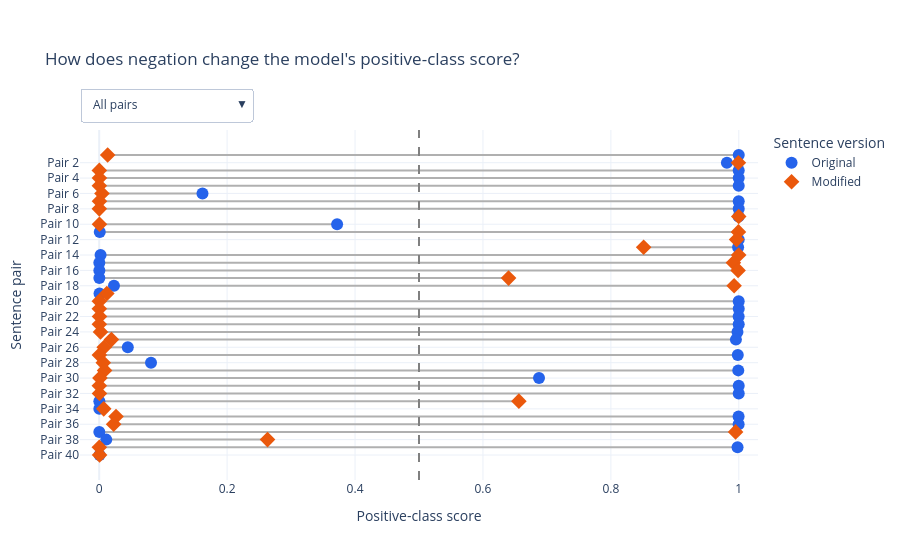

Notebook source saved alongside this figure:
### Markdown cell above
## Exploring Individual Pairs

The paired-dot plot compares original and modified positive-class
scores on a shared scale from 0 to 1.

- Blue circles represent original excerpts.
- Orange diamonds represent edited versions.
- Connecting lines show the size of the score change.
- The dashed line at 0.5 marks the binary decision boundary.

Hover over a point to read its text and score. Use the dropdown to
select a movie or inspect pairs with changed or unchanged labels.
Each dropdown selection replaces the previous selection.

### Code cell
import plotly.graph_objects as go
import textwrap

plot_df = negation_results_df.copy()

fig = go.Figure()

for _, row in plot_df.iterrows():
    fig.add_trace(go.Scatter(
        x=[row["Original Score"], row["Modified Score"]],
        y=[row["Pair ID"], row["Pair ID"]],
        mode="lines",
        line=dict(color="#B0B0B0", width=2),
        showlegend=False,
        hoverinfo="skip"
    ))

for score_column, text_column, name, color, symbol in [
    ("Original Score", "Original", "Original", "#2563EB", "circle"),
    ("Modified Score", "Modified", "Modified", "#EA580C", "diamond")
]:
    hover_data = [
        [
            "<br>".join(textwrap.wrap(text, width=65)),
            movie
        ]
        for text, movie in zip(
            plot_df[text_column], plot_df["Movie"]
        )
    ]

    fig.add_trace(go.Scatter(
        x=plot_df[score_column],
        y=plot_df["Pair ID"],
        mode="markers",
        name=name,
        marker=dict(size=12, color=color, symbol=symbol),
        customdata=hover_data,
        hovertemplate=(
            "<b>%{y}</b> · %{customdata[1]}<br>"
            "%{customdata[0]}<br>"
            "Positive-class score: %{x:.4f}"
            "<extra>" + name + "</extra>"
        )
    ))

fig.add_vline(
    x=0.5,
    line_dash="dash",
    line_color="gray"
)

fig.update_layout(
    title="How does negation change the model's positive-class score?",
    xaxis_title="Positive-class score",
    yaxis_title="Sentence pair",
    template="plotly_white",
    height=max(450, 45 * len(plot_df) + 150),
    hoverlabel=dict(align="left"),
    legend_title_text="Sentence version"
)

fig.update_xaxes(range=[-0.03, 1.03])
fig.update_yaxes(
    categoryorder="array",
    categoryarray=plot_df["Pair ID"].tolist(),
    autorange="reversed"
)

pair_ids = plot_df["Pair ID"].tolist()
changed = plot_df["Orig Label"] != plot_df["Mod Label"]

filter_options = [
    ("All pairs", [True] * len(plot_df)),
    ("Label changed", changed.tolist()),
    ("Label unchanged", (~changed).tolist())
]

for movie in plot_df["Movie"].unique():
    filter_options.append((
        movie,
        (plot_df["Movie"] == movie).tolist()
    ))

buttons = []

for name, mask in filter_options:
    selected_ids = [
        pair_id
        for pair_id, keep in zip(pair_ids, mask)
        if keep
    ]

    buttons.append(dict(
        label=name,
        method="relayout",
        args=[{
            "yaxis.autorange": False,
            "yaxis.range": [-0.5, len(selected_ids) - 0.5],
            "yaxis.categoryorder": "array",
            "yaxis.categoryarray": (
                selected_ids[::-1]
                + [
                    pair_id for pair_id in pair_ids
                    if pair_id not in selected_ids
                ]
            ),
            "height": max(450, 45 * len(selected_ids) + 150)
        }]
    ))

fig.update_layout(
    updatemenus=[dict(
        buttons=buttons,
        direction="down",
        x=0,
        y=1.12,
        xanchor="left",
        yanchor="top"
    )],
    margin=dict(t=130)
)
fig.show()

### Figure 1 — Plotly figure (JSON) as saved in the notebook; plotly's stock layout.template omitted (floating-point values rounded to 4 significant figures)
{"data": [{"hoverinfo": "skip", "line": {"color": "#B0B0B0", "width": 2}, "mode": "lines", "showlegend": false, "type": "scatter", "x": [0.9999, 0.01324], "y": ["Pair 1", "Pair 1"]}, {"hoverinfo": "skip", "line": {"color": "#B0B0B0", "width": 2}, "mode": "lines", "showlegend": false, "type": "scatter", "x": [0.9814, 0.9993], "y": ["Pair 2", "Pair 2"]}, {"hoverinfo": "skip", "line": {"color": "#B0B0B0", "width": 2}, "mode": "lines", "showlegend": false, "type": "scatter", "x": [0.9998, 0.00022], "y": ["Pair 3", "Pair 3"]}, {"hoverinfo": "skip", "line": {"color": "#B0B0B0", "width": 2}, "mode": "lines", "showlegend": false, "type": "scatter", "x": [0.9999, 0.0003845], "y": ["Pair 4", "Pair 4"]}, {"hoverinfo": "skip", "line": {"color": "#B0B0B0", "width": 2}, "mode": "lines", "showlegend": false, "type": "scatter", "x": [0.9999, 0.0002555], "y": ["Pair 5", "Pair 5"]}, {"hoverinfo": "skip", "line": {"color": "#B0B0B0", "width": 2}, "mode": "lines", "showlegend": false, "type": "scatter", "x": [0.1615, 0.004313], "y": ["Pair 6", "Pair 6"]}, {"hoverinfo": "skip", "line": {"color": "#B0B0B0", "width": 2}, "mode": "lines", "showlegend": false, "type": "scatter", "x": [0.9998, 0.0004231], "y": ["Pair 7", "Pair 7"]}, {"hoverinfo": "skip", "line": {"color": "#B0B0B0", "width": 2}, "mode": "lines", "showlegend": false, "type": "scatter", "x": [0.9999, 0.0002588], "y": ["Pair 8", "Pair 8"]}, {"hoverinfo": "skip", "line": {"color": "#B0B0B0", "width": 2}, "mode": "lines", "showlegend": false, "type": "scatter", "x": [0.9996, 0.9999], "y": ["Pair 9", "Pair 9"]}, {"hoverinfo": "skip", "line": {"color": "#B0B0B0", "width": 2}, "mode": "lines", "showlegend": false, "type": "scatter", "x": [0.372, 0.0004382], "y": ["Pair 10", "Pair 10"]}, {"hoverinfo": "skip", "line": {"color": "#B0B0B0", "width": 2}, "mode": "lines", "showlegend": false, "type": "scatter", "x": [0.0009096, 0.9994], "y": ["Pair 11", "Pair 11"]}, {"hoverinfo": "skip", "line": {"color": "#B0B0B0", "width": 2}, "mode": "lines", "showlegend": false, "type": "scatter", "x": [0.9999, 0.9966], "y": ["Pair 12", "Pair 12"]}, {"hoverinfo": "skip", "line": {"color": "#B0B0B0", "width": 2}, "mode": "lines", "showlegend": false, "type": "scatter", "x": [0.9989, 0.8512], "y": ["Pair 13", "Pair 13"]}, {"hoverinfo": "skip", "line": {"color": "#B0B0B0", "width": 2}, "mode": "lines", "showlegend": false, "type": "scatter", "x": [0.00214, 0.9998], "y": ["Pair 14", "Pair 14"]}, {"hoverinfo": "skip", "line": {"color": "#B0B0B0", "width": 2}, "mode": "lines", "showlegend": false, "type": "scatter", "x": [0.0002213, 0.9915], "y": ["Pair 15", "Pair 15"]}, {"hoverinfo": "skip", "line": {"color": "#B0B0B0", "width": 2}, "mode": "lines", "showlegend": false, "type": "scatter", "x": [0.0002776, 0.9989], "y": ["Pair 16", "Pair 16"]}, {"hoverinfo": "skip", "line": {"color": "#B0B0B0", "width": 2}, "mode": "lines", "showlegend": false, "type": "scatter", "x": [0.0002444, 0.64], "y": ["Pair 17", "Pair 17"]}, {"hoverinfo": "skip", "line": {"color": "#B0B0B0", "width": 2}, "mode": "lines", "showlegend": false, "type": "scatter", "x": [0.0231, 0.9926], "y": ["Pair 18", "Pair 18"]}, {"hoverinfo": "skip", "line": {"color": "#B0B0B0", "width": 2}, "mode": "lines", "showlegend": false, "type": "scatter", "x": [0.0005477, 0.01197], "y": ["Pair 19", "Pair 19"]}, {"hoverinfo": "skip", "line": {"color": "#B0B0B0", "width": 2}, "mode": "lines", "showlegend": false, "type": "scatter", "x": [0.9998, 0.0002241], "y": ["Pair 20", "Pair 20"]}, {"hoverinfo": "skip", "line": {"color": "#B0B0B0", "width": 2}, "mode": "lines", "showlegend": false, "type": "scatter", "x": [0.9999, 0.0002269], "y": ["Pair 21", "Pair 21"]}, {"hoverinfo": "skip", "line": {"color": "#B0B0B0", "width": 2}, "mode": "lines", "showlegend": false, "type": "scatter", "x": [0.9998, 0.0005076], "y": ["Pair 22", "Pair 22"]}, {"hoverinfo": "skip", "line": {"color": "#B0B0B0", "width": 2}, "mode": "lines", "showlegend": false, "type": "scatter", "x": [0.9998, 0.0002723], "y": ["Pair 23", "Pair 23"]}, {"hoverinfo": "skip", "line": {"color": "#B0B0B0", "width": 2}, "mode": "lines", "showlegend": false, "type": "scatter", "x": [0.9979, 0.002063], "y": ["Pair 24", "Pair 24"]}, {"hoverinfo": "skip", "line": {"color": "#B0B0B0", "width": 2}, "mode": "lines", "showlegend": false, "type": "scatter", "x": [0.9955, 0.01912], "y": ["Pair 25", "Pair 25"]}, {"hoverinfo": "skip", "line": {"color": "#B0B0B0", "width": 2}, "mode": "lines", "showlegend": false, "type": "scatter", "x": [0.04472, 0.007805], "y": ["Pair 26", "Pair 26"]}, {"hoverinfo": "skip", "line": {"color": "#B0B0B0", "width": 2}, "mode": "lines", "showlegend": false, "type": "scatter", "x": [0.9984, 0.0002552], "y": ["Pair 27", "Pair 27"]}, {"hoverinfo": "skip", "line": {"color": "#B0B0B0", "width": 2}, "mode": "lines", "showlegend": false, "type": "scatter", "x": [0.08102, 0.006378], "y": ["Pair 28", "Pair 28"]}, {"hoverinfo": "skip", "line": {"color": "#B0B0B0", "width": 2}, "mode": "lines", "showlegend": false, "type": "scatter", "x": [0.9991, 0.008401], "y": ["Pair 29", "Pair 29"]}, {"hoverinfo": "skip", "line": {"color": "#B0B0B0", "width": 2}, "mode": "lines", "showlegend": false, "type": "scatter", "x": [0.6877, 0.001134], "y": ["Pair 30", "Pair 30"]}, {"hoverinfo": "skip", "line": {"color": "#B0B0B0", "width": 2}, "mode": "lines", "showlegend": false, "type": "scatter", "x": [0.9999, 0.0002212], "y": ["Pair 31", "Pair 31"]}, {"hoverinfo": "skip", "line": {"color": "#B0B0B0", "width": 2}, "mode": "lines", "showlegend": false, "type": "scatter", "x": [0.9999, 0.0004584], "y": ["Pair 32", "Pair 32"]}, {"hoverinfo": "skip", "line": {"color": "#B0B0B0", "width": 2}, "mode": "lines", "showlegend": false, "type": "scatter", "x": [0.0002702, 0.6562], "y": ["Pair 33", "Pair 33"]}, {"hoverinfo": "skip", "line": {"color": "#B0B0B0", "width": 2}, "mode": "lines", "showlegend": false, "type": "scatter", "x": [0.0002457, 0.007086], "y": ["Pair 34", "Pair 34"]}, {"hoverinfo": "skip", "line": {"color": "#B0B0B0", "width": 2}, "mode": "lines", "showlegend": false, "type": "scatter", "x": [0.9996, 0.02631], "y": ["Pair 35", "Pair 35"]}, {"hoverinfo": "skip", "line": {"color": "#B0B0B0", "width": 2}, "mode": "lines", "showlegend": false, "type": "scatter", "x": [0.9997, 0.02256], "y": ["Pair 36", "Pair 36"]}, {"hoverinfo": "skip", "line": {"color": "#B0B0B0", "width": 2}, "mode": "lines", "showlegend": false, "type": "scatter", "x": [0.0002297, 0.9949], "y": ["Pair 37", "Pair 37"]}, {"hoverinfo": "skip", "line": {"color": "#B0B0B0", "width": 2}, "mode": "lines", "showlegend": false, "type": "scatter", "x": [0.01106, 0.2632], "y": ["Pair 38", "Pair 38"]}, {"hoverinfo": "skip", "line": {"color": "#B0B0B0", "width": 2}, "mode": "lines", "showlegend": false, "type": "scatter", "x": [0.998, 0.0002254], "y": ["Pair 39", "Pair 39"]}, {"hoverinfo": "skip", "line": {"color": "#B0B0B0", "width": 2}, "mode": "lines", "showlegend": false, "type": "scatter", "x": [0.000608, 0.0006152], "y": ["Pair 40", "Pair 40"]}, {"customdata": [["It’s a magnificent entertainment with a melancholy heart.", "Godzilla Minus One"], ["A thing of monstrous beauty, a satisfying extension of Minus<br>One’s themes that never quite hits the same highs", "Godzilla Minus One"], ["The relationship between man and beast is entirely convincing.", "Heart of the Beast"], ["The Odyssey is one of the best movies of the year.", "The Odyssey"], ["The adaptation works.", "The Odyssey"], ["If any movie is deserving this summer of being seen on the big<br>screen, it is no doubt this one.", "The Odyssey"], ["Malkovich delivers a career-defining performance.", "Wild Horse Nine"], ["McDonagh propels the film in its third act to an ending that is<br>brilliantly moving and suspenseful.", "Wild Horse Nine"], ["It doesn’t have a memorable ensemble like director Martin<br>McDonagh's best work, [but] Sam Rockwell and John Malkovich are a<br>solid pair.", "Wild Horse Nine"], ["It's a fun movie, just not McDonagh's best.", "Wild Horse Nine"], ["Funny but shticky, writerly in a way that never quite transcends<br>the page.", "Wild Horse Nine"], ["Malkovich is extraordinary, Rockwell is fantastic, and their<br>chemistry is electric.", "Wild Horse Nine"], ["‘Wild Horse Nine’ is yet another masterpiece from Martin McDonagh", "Wild Horse Nine"], ["Quirky but not funny. Entertaining but not likeable.", "Wild Horse Nine"], ["The last hour was pointless.", "You Can See Everything"], ["It was awful.", "You Can See Everything"], ["I feel this movie is way too long, being close to three hours.", "You Can See Everything"], ["Fascinating. But also needlessly long.", "You Can See Everything"], ["Not interesting then somewhat interesting then interesting then<br>it’s over", "You Can See Everything"], ["I thought this movie was excellent.", "You Can See Everything"], ["This movie is incredible.", "You Can See Everything"], ["A cinematic documentary worth watching twice.", "You Can See Everything"], ["Nathan delivers a master class", "You Can See Everything"], ["What unfolds is an impossibly gripping game of cat and mouse.", "You Can See Everything"], ["You will be glad Fielder and Oppenheim left them in.", "You Can See Everything"], ["It’s a fascinating, indeed hypnotic, but ultimately inconclusive<br>journey that in the end may tell us more about the documentarians<br>than their subjects.", "You Can See Everything"], ["I was not disappointed.", "Drummer Boy"], ["Not a bad movie, but it wasn’t my cup of tea.", "Drummer Boy"], ["I don't care for most musicals but I liked Drummer Boy.", "Drummer Boy"], ["The singing doesn't overwhelm the story and there are only eight<br>numbers, two of which are Christmas carols.", "Drummer Boy"], ["The movie is very well done.", "Drummer Boy"], ["I loved everything about it.", "Drummer Boy"], ["The film keeps slipping back to the musical numbers that come<br>across as artificial and hackneyed.", "Drummer Boy"], ["While the storyline had potential, its impact was weakened by the<br>inclusion of certain musical numbers that seemed unnecessary and<br>could have been omitted to allow the narrative to develop more<br>naturally.", "Drummer Boy"], ["It's an unlikely Christmas movie, but it has a big beating heart<br>that's capable of tugging at those familiar heart strings.", "Drummer Boy"], ["Clunky in places but with strong underlying bones to its story<br>and performances, Drummer Boy is elevated by a well-crafted<br>production, even when its music and characters verge on dull.", "Drummer Boy"], ["The movie sucked", "Whalefall"], ["very weird plot, wouldn’t recommend watching", "Whalefall"], ["If you’ve got some free time and you want a little anxiety-<br>induced adrenaline, this is not a bad way to get that fix.", "Whalefall"], ["Whalefall can’t commit to a central idea, and clichéd Inuit<br>references only add to its sense of clumsy overreach.", "Whalefall"]], "hovertemplate": "<b>%{y}</b> · %{customdata[1]}<br>%{customdata[0]}<br>Positive-class score: %{x:.4f}<extra>Original</extra>", "marker": {"color": "#2563EB", "size": 12, "symbol": "circle"}, "mode": "markers", "name": "Original", "type": "scatter", "x": [0.9999, 0.9814, 0.9998, 0.9999, 0.9999, 0.1615, 0.9998, 0.9999, 0.9996, 0.372, 0.0009096, 0.9999, 0.9989, 0.00214, 0.0002213, 0.0002776, 0.0002444, 0.0231, 0.0005477, 0.9998, 0.9999, 0.9998, 0.9998, 0.9979, 0.9955, 0.04472, 0.9984, 0.08102, 0.9991, 0.6877, 0.9999, 0.9999, 0.0002702, 0.0002457, 0.9996, 0.9997, 0.0002297, 0.01106, 0.998, 0.000608], "y": ["Pair 1", "Pair 2", "Pair 3", "Pair 4", "Pair 5", "Pair 6", "Pair 7", "Pair 8", "Pair 9", "Pair 10", "Pair 11", "Pair 12", "Pair 13", "Pair 14", "Pair 15", "Pair 16", "Pair 17", "Pair 18", "Pair 19", "Pair 20", "Pair 21", "Pair 22", "Pair 23", "Pair 24", "Pair 25", "Pair 26", "Pair 27", "Pair 28", "Pair 29", "Pair 30", "Pair 31", "Pair 32", "Pair 33", "Pair 34", "Pair 35", "Pair 36", "Pair 37", "Pair 38", "Pair 39", "Pair 40"]}, {"customdata": [["It’s not a magnificent entertainment with a melancholy heart.", "Godzilla Minus One"], ["A thing of monstrous beauty, a satisfying extension of Minus<br>One’s themes that hits the same highs", "Godzilla Minus One"], ["The relationship between man and beast is not entirely<br>convincing.", "Heart of the Beast"], ["The Odyssey is not one of the best movies of the year.", "The Odyssey"], ["The adaptation does not work.", "The Odyssey"], ["If any movie is deserving this summer of being seen on the big<br>screen, it is not this one.", "The Odyssey"], ["Malkovich does not deliver a career-defining performance.", "Wild Horse Nine"], ["McDonagh propels the film in its third act to an ending that is<br>not brilliantly moving and suspenseful.", "Wild Horse Nine"], ["It does have a memorable ensemble like director Martin McDonagh's<br>best work, [but] Sam Rockwell and John Malkovich are a solid<br>pair.", "Wild Horse Nine"], ["It's not a fun movie, just not McDonagh's best.", "Wild Horse Nine"], ["Funny but shticky, writerly in a way that transcends the page.", "Wild Horse Nine"], ["Malkovich is not extraordinary, Rockwell is fantastic, and their<br>chemistry is electric.", "Wild Horse Nine"], ["‘Wild Horse Nine’ is not yet another masterpiece from Martin<br>McDonagh", "Wild Horse Nine"], ["Quirky but funny. Entertaining but likeable.", "Wild Horse Nine"], ["The last hour was not pointless.", "You Can See Everything"], ["It was not awful.", "You Can See Everything"], ["I feel this movie is not way too long, being close to three<br>hours.", "You Can See Everything"], ["Fascinating. But also not needlessly long.", "You Can See Everything"], ["Interesting then somewhat interesting then interesting then it’s<br>over", "You Can See Everything"], ["I thought this movie was not excellent.", "You Can See Everything"], ["This movie is not incredible.", "You Can See Everything"], ["A cinematic documentary not worth watching twice.", "You Can See Everything"], ["Nathan does not deliver a master class", "You Can See Everything"], ["What unfolds is not an impossibly gripping game of cat and mouse.", "You Can See Everything"], ["You will not be glad Fielder and Oppenheim left them in.", "You Can See Everything"], ["It’s not a fascinating, indeed hypnotic, but ultimately<br>inconclusive journey that in the end may tell us more about the<br>documentarians than their subjects.", "You Can See Everything"], ["I was disappointed.", "Drummer Boy"], ["A bad movie, but it wasn’t my cup of tea.", "Drummer Boy"], ["I don't care for most musicals but I did not like Drummer Boy.", "Drummer Boy"], ["The singing does overwhelm the story and there are only eight<br>numbers, two of which are Christmas carols.", "Drummer Boy"], ["The movie is not very well done.", "Drummer Boy"], ["I did not love everything about it.", "Drummer Boy"], ["The film keeps slipping back to the musical numbers that do not<br>come across as artificial and hackneyed.", "Drummer Boy"], ["While the storyline had potential, its impact was not weakened by<br>the inclusion of certain musical numbers that seemed unnecessary<br>and could have been omitted to allow the narrative to develop<br>more naturally.", "Drummer Boy"], ["It's an unlikely Christmas movie, but it does not have a big<br>beating heart that's capable of tugging at those familiar heart<br>strings.", "Drummer Boy"], ["Clunky in places but with strong underlying bones to its story<br>and performances, Drummer Boy is not elevated by a well-crafted<br>production, even when its music and characters verge on dull.", "Drummer Boy"], ["The movie did not suck", "Whalefall"], ["very weird plot, would recommend watching", "Whalefall"], ["If you’ve got some free time and you want a little anxiety-<br>induced adrenaline, this is a bad way to get that fix.", "Whalefall"], ["Whalefall can commit to a central idea, and clichéd Inuit<br>references only add to its sense of clumsy overreach.", "Whalefall"]], "hovertemplate": "<b>%{y}</b> · %{customdata[1]}<br>%{customdata[0]}<br>Positive-class score: %{x:.4f}<extra>Modified</extra>", "marker": {"color": "#EA580C", "size": 12, "symbol": "diamond"}, "mode": "markers", "name": "Modified", "type": "scatter", "x": [0.01324, 0.9993, 0.00022, 0.0003845, 0.0002555, 0.004313, 0.0004231, 0.0002588, 0.9999, 0.0004382, 0.9994, 0.9966, 0.8512, 0.9998, 0.9915, 0.9989, 0.64, 0.9926, 0.01197, 0.0002241, 0.0002269, 0.0005076, 0.0002723, 0.002063, 0.01912, 0.007805, 0.0002552, 0.006378, 0.008401, 0.001134, 0.0002212, 0.0004584, 0.6562, 0.007086, 0.02631, 0.02256, 0.9949, 0.2632, 0.0002254, 0.0006152], "y": ["Pair 1", "Pair 2", "Pair 3", "Pair 4", "Pair 5", "Pair 6", "Pair 7", "Pair 8", "Pair 9", "Pair 10", "Pair 11", "Pair 12", "Pair 13", "Pair 14", "Pair 15", "Pair 16", "Pair 17", "Pair 18", "Pair 19", "Pair 20", "Pair 21", "Pair 22", "Pair 23", "Pair 24", "Pair 25", "Pair 26", "Pair 27", "Pair 28", "Pair 29", "Pair 30", "Pair 31", "Pair 32", "Pair 33", "Pair 34", "Pair 35", "Pair 36", "Pair 37", "Pair 38", "Pair 39", "Pair 40"]}], "layout": {"autosize": true, "hoverlabel": {"align": "left"}, "legend": {"title": {"text": "Sentence version"}}, "margin": {"t": 130}, "shapes": [{"line": {"color": "gray", "dash": "dash"}, "type": "line", "x0": 0.5, "x1": 0.5, "xref": "x", "y0": 0, "y1": 1, "yref": "y domain"}], "title": {"text": "How does negation change the model's positive-class score?"}, "updatemenus": [{"buttons": [{"args": [{"height": 1950, "yaxis.autorange": false, "yaxis.categoryarray": ["Pair 40", "Pair 39", "Pair 38", "Pair 37", "Pair 36", "Pair 35", "Pair 34", "Pair 33", "Pair 32", "Pair 31", "Pair 30", "Pair 29", "Pair 28", "Pair 27", "Pair 26", "Pair 25", "Pair 24", "Pair 23", "Pair 22", "Pair 21", "Pair 20", "Pair 19", "Pair 18", "Pair 17", "Pair 16", "Pair 15", "Pair 14", "Pair 13", "Pair 12", "Pair 11", "Pair 10", "Pair 9", "Pair 8", "Pair 7", "Pair 6", "Pair 5", "Pair 4", "Pair 3", "Pair 2", "Pair 1"], "yaxis.categoryorder": "array", "yaxis.range": [-0.5, 39.5]}], "label": "All pairs", "method": "relayout"}, {"args": [{"height": 1410, "yaxis.autorange": false, "yaxis.categoryarray": ["Pair 39", "Pair 37", "Pair 36", "Pair 35", "Pair 33", "Pair 32", "Pair 31", "Pair 30", "Pair 29", "Pair 27", "Pair 25", "Pair 24", "Pair 23", "Pair 22", "Pair 21", "Pair 20", "Pair 18", "Pair 17", "Pair 16", "Pair 15", "Pair 14", "Pair 11", "Pair 8", "Pair 7", "Pair 5", "Pair 4", "Pair 3", "Pair 1", "Pair 2", "Pair 6", "Pair 9", "Pair 10", "Pair 12", "Pair 13", "Pair 19", "Pair 26", "Pair 28", "Pair 34", "Pair 38", "Pair 40"], "yaxis.categoryorder": "array", "yaxis.range": [-0.5, 27.5]}], "label": "Label changed", "method": "relayout"}, {"args": [{"height": 690, "yaxis.autorange": false, "yaxis.categoryarray": ["Pair 40", "Pair 38", "Pair 34", "Pair 28", "Pair 26", "Pair 19", "Pair 13", "Pair 12", "Pair 10", "Pair 9", "Pair 6", "Pair 2", "Pair 1", "Pair 3", "Pair 4", "Pair 5", "Pair 7", "Pair 8", "Pair 11", "Pair 14", "Pair 15", "Pair 16", "Pair 17", "Pair 18", "Pair 20", "Pair 21", "Pair 22", "Pair 23", "Pair 24", "Pair 25", "Pair 27", "Pair 29", "Pair 30", "Pair 31", "Pair 32", "Pair 33", "Pair 35", "Pair 36", "Pair 37", "Pair 39"], "yaxis.categoryorder": "array", "yaxis.range": [-0.5, 11.5]}], "label": "Label unchanged", "method": "relayout"}, {"args": [{"height": 450, "yaxis.autorange": false, "yaxis.categoryarray": ["Pair 2", "Pair 1", "Pair 3", "Pair 4", "Pair 5", "Pair 6", "Pair 7", "Pair 8", "Pair 9", "Pair 10", "Pair 11", "Pair 12", "Pair 13", "Pair 14", "Pair 15", "Pair 16", "Pair 17", "Pair 18", "Pair 19", "Pair 20", "Pair 21", "Pair 22", "Pair 23", "Pair 24", "Pair 25", "Pair 26", "Pair 27", "Pair 28", "Pair 29", "Pair 30", "Pair 31", "Pair 32", "Pair 33", "Pair 34", "Pair 35", "Pair 36", "Pair 37", "Pair 38", "Pair 39", "Pair 40"], "yaxis.categoryorder": "array", "yaxis.range": [-0.5, 1.5]}], "label": "Godzilla Minus One", "method": "relayout"}, {"args": [{"height": 450, "yaxis.autorange": false, "yaxis.categoryarray": ["Pair 3", "Pair 1", "Pair 2", "Pair 4", "Pair 5", "Pair 6", "Pair 7", "Pair 8", "Pair 9", "Pair 10", "Pair 11", "Pair 12", "Pair 13", "Pair 14", "Pair 15", "Pair 16", "Pair 17", "Pair 18", "Pair 19", "Pair 20", "Pair 21", "Pair 22", "Pair 23", "Pair 24", "Pair 25", "Pair 26", "Pair 27", "Pair 28", "Pair 29", "Pair 30", "Pair 31", "Pair 32", "Pair 33", "Pair 34", "Pair 35", "Pair 36", "Pair 37", "Pair 38", "Pair 39", "Pair 40"], "yaxis.categoryorder": "array", "yaxis.range": [-0.5, 0.5]}], "label": "Heart of the Beast", "method": "relayout"}, {"args": [{"height": 450, "yaxis.autorange": false, "yaxis.categoryarray": ["Pair 6", "Pair 5", "Pair 4", "Pair 1", "Pair 2", "Pair 3", "Pair 7", "Pair 8", "Pair 9", "Pair 10", "Pair 11", "Pair 12", "Pair 13", "Pair 14", "Pair 15", "Pair 16", "Pair 17", "Pair 18", "Pair 19", "Pair 20", "Pair 21", "Pair 22", "Pair 23", "Pair 24", "Pair 25", "Pair 26", "Pair 27", "Pair 28", "Pair 29", "Pair 30", "Pair 31", "Pair 32", "Pair 33", "Pair 34", "Pair 35", "Pair 36", "Pair 37", "Pair 38", "Pair 39", "Pair 40"], "yaxis.categoryorder": "array", "yaxis.range": [-0.5, 2.5]}], "label": "The Odyssey", "method": "relayout"}, {"args": [{"height": 510, "yaxis.autorange": false, "yaxis.categoryarray": ["Pair 14", "Pair 13", "Pair 12", "Pair 11", "Pair 10", "Pair 9", "Pair 8", "Pair 7", "Pair 1", "Pair 2", "Pair 3", "Pair 4", "Pair 5", "Pair 6", "Pair 15", "Pair 16", "Pair 17", "Pair 18", "Pair 19", "Pair 20", "Pair 21", "Pair 22", "Pair 23", "Pair 24", "Pair 25", "Pair 26", "Pair 27", "Pair 28", "Pair 29", "Pair 30", "Pair 31", "Pair 32", "Pair 33", "Pair 34", "Pair 35", "Pair 36", "Pair 37", "Pair 38", "Pair 39", "Pair 40"], "yaxis.categoryorder": "array", "yaxis.range": [-0.5, 7.5]}], "label": "Wild Horse Nine", "method": "relayout"}, {"args": [{"height": 690, "yaxis.autorange": false, "yaxis.categoryarray": ["Pair 26", "Pair 25", "Pair 24", "Pair 23", "Pair 22", "Pair 21", "Pair 20", "Pair 19", "Pair 18", "Pair 17", "Pair 16", "Pair 15", "Pair 1", "Pair 2", "Pair 3", "Pair 4", "Pair 5", "Pair 6", "Pair 7", "Pair 8", "Pair 9", "Pair 10", "Pair 11", "Pair 12", "Pair 13", "Pair 14", "Pair 27", "Pair 28", "Pair 29", "Pair 30", "Pair 31", "Pair 32", "Pair 33", "Pair 34", "Pair 35", "Pair 36", "Pair 37", "Pair 38", "Pair 39", "Pair 40"], "yaxis.categoryorder": "array", "yaxis.range": [-0.5, 11.5]}], "label": "You Can See Everything", "method": "relayout"}, {"args": [{"height": 600, "yaxis.autorange": false, "yaxis.categoryarray": ["Pair 36", "Pair 35", "Pair 34", "Pair 33", "Pair 32", "Pair 31", "Pair 30", "Pair 29", "Pair 28", "Pair 27", "Pair 1", "Pair 2", "Pair 3", "Pair 4", "Pair 5", "Pair 6", "Pair 7", "Pair 8", "Pair 9", "Pair 10", "Pair 11", "Pair 12", "Pair 13", "Pair 14", "Pair 15", "Pair 16", "Pair 17", "Pair 18", "Pair 19", "Pair 20", "Pair 21", "Pair 22", "Pair 23", "Pair 24", "Pair 25", "Pair 26", "Pair 37", "Pair 38", "Pair 39", "Pair 40"], "yaxis.categoryorder": "array", "yaxis.range": [-0.5, 9.5]}], "label": "Drummer Boy", "method": "relayout"}, {"args": [{"height": 450, "yaxis.autorange": false, "yaxis.categoryarray": ["Pair 40", "Pair 39", "Pair 38", "Pair 37", "Pair 1", "Pair 2", "Pair 3", "Pair 4", "Pair 5", "Pair 6", "Pair 7", "Pair 8", "Pair 9", "Pair 10", "Pair 11", "Pair 12", "Pair 13", "Pair 14", "Pair 15", "Pair 16", "Pair 17", "Pair 18", "Pair 19", "Pair 20", "Pair 21", "Pair 22", "Pair 23", "Pair 24", "Pair 25", "Pair 26", "Pair 27", "Pair 28", "Pair 29", "Pair 30", "Pair 31", "Pair 32", "Pair 33", "Pair 34", "Pair 35", "Pair 36"], "yaxis.categoryorder": "array", "yaxis.range": [-0.5, 3.5]}], "label": "Whalefall", "method": "relayout"}], "direction": "down", "x": 0, "xanchor": "left", "y": 1.12, "yanchor": "top"}], "xaxis": {"range": [-0.03, 1.03], "title": {"text": "Positive-class score"}, "type": "linear"}, "yaxis": {"autorange": true, "categoryarray": ["Pair 1", "Pair 2", "Pair 3", "Pair 4", "Pair 5", "Pair 6", "Pair 7", "Pair 8", "Pair 9", "Pair 10", "Pair 11", "Pair 12", "Pair 13", "Pair 14", "Pair 15", "Pair 16", "Pair 17", "Pair 18", "Pair 19", "Pair 20", "Pair 21", "Pair 22", "Pair 23", "Pair 24", "Pair 25", "Pair 26", "Pair 27", "Pair 28", "Pair 29", "Pair 30", "Pair 31", "Pair 32", "Pair 33", "Pair 34", "Pair 35", "Pair 36", "Pair 37", "Pair 38", "Pair 39", "Pair 40"], "categoryorder": "array", "range": [41.39, -2.387], "title": {"text": "Sentence pair"}, "type": "category"}}}
